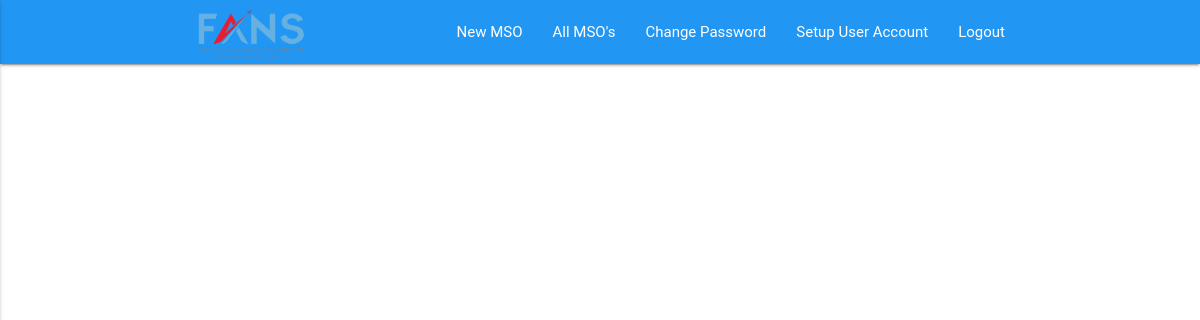
Page /mso/ (signed in) on the earlier database version.
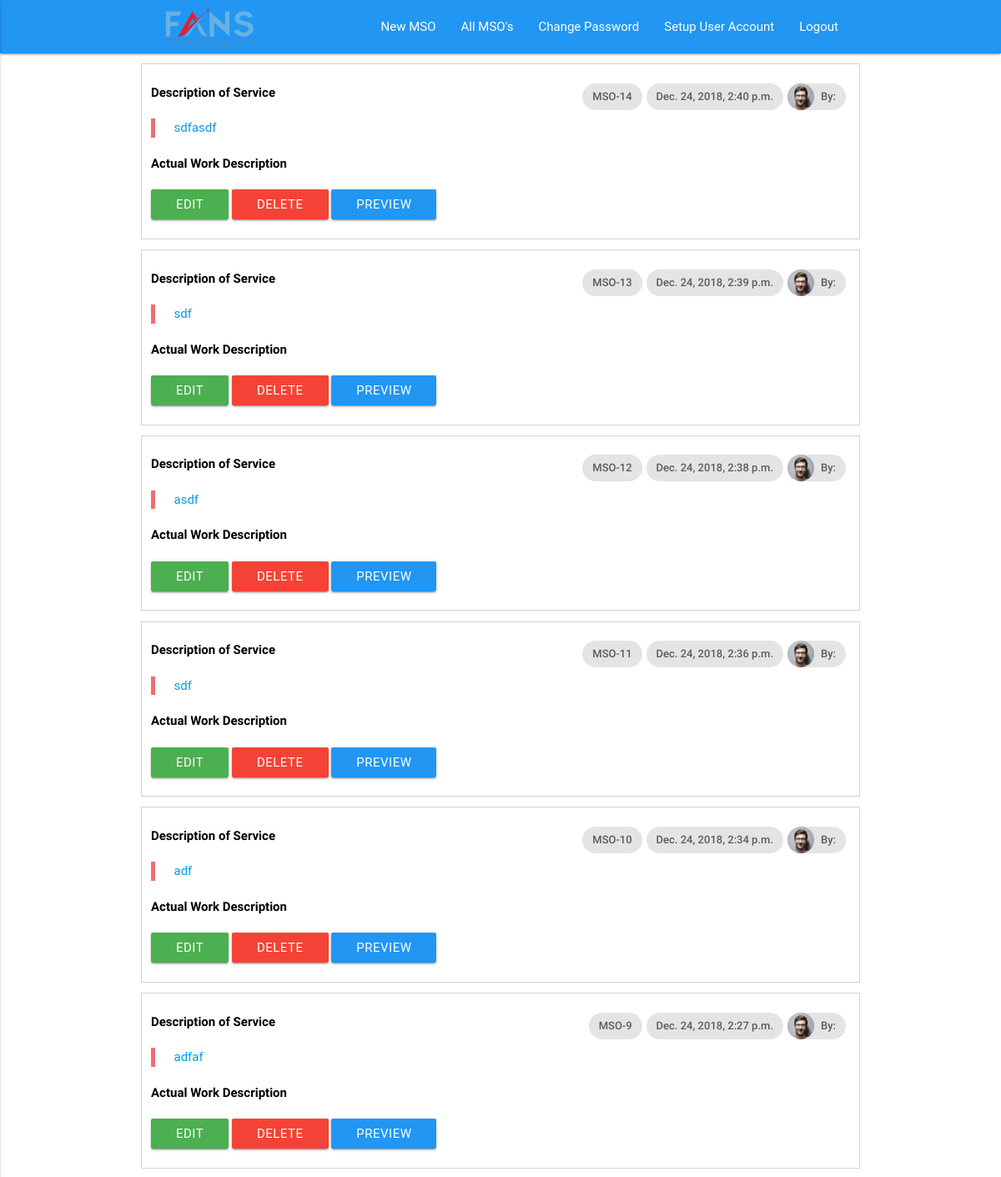
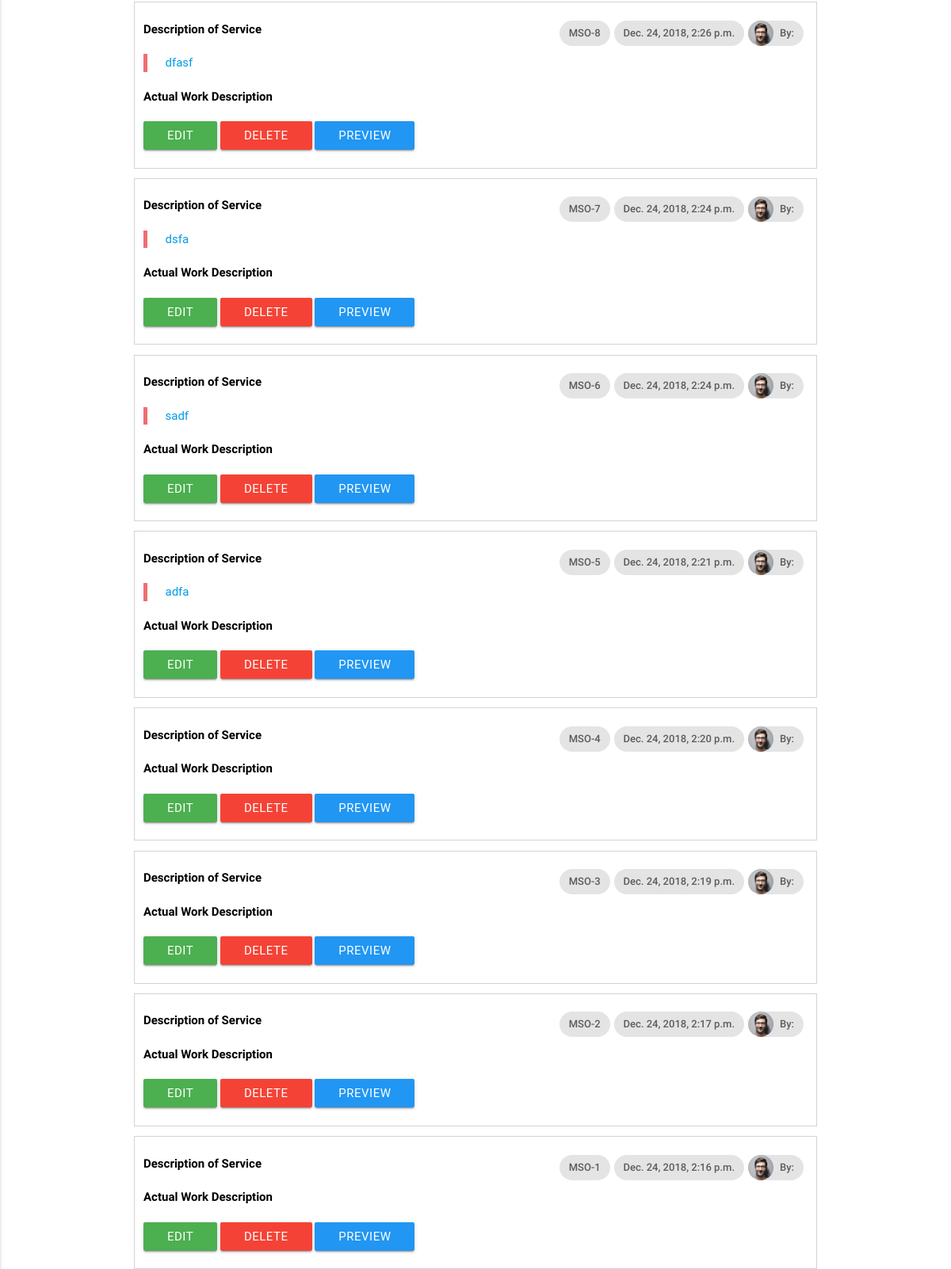
Same page on the later database version (2 pictures, top to bottom).
### mso/models.py (models this page shows, shortened)
class MsoCns(models.Model):
    requested_by = models.CharField(max_length=100, default='')
    section =  models.CharField(max_length=100, default='')
    department_head =  models.CharField(max_length=100, default='')
    location =  models.CharField(max_length=100, default='')
    description_of_service = models.TextField(default='')
    tsm_approval = models.BooleanField(default=False)
    tsm_approval_date = models.DateTimeField(auto_now=False, null=True)
    actual_work_descripition = models.TextField(default='')
    date_started = models.CharField(default='', max_length=50)
    date_completed = models.CharField(default='', max_length=50)
    work_compleated_by = models.TextField(default='')
    id_number = models.CharField(max_length=254, default='')
    supervisor_approval = models.BooleanField(default=False)
    supervisor_approval_date = models.DateTimeField(auto_now=False, null=True)
    posted_on = models.DateTimeField(auto_now=True)
    posted_by = models.EmailField(max_length=254, default='')
    posted_by_name = models.CharField(max_length=254, default='')
    requested_by_other_department = models.BooleanField(default=False)
    completed = models.BooleanField(default=False)

### mso/views.py (the view)
# urls.py: path('', views.all_msos, name='all_msos.html'),
@login_required
def all_msos(request):
    all_msos = MsoCns.objects.all().order_by('-pk')
    current_user_name = helper.get_full_name(request.user)
    print(current_user_name)
    args = {
        'msos': all_msos,
        'current_user_name': str(current_user_name),
         'current_user_email': str(request.user),
    }
    return render(request, 'mso/all_msos.html', args)

### mso/helper.py (called while the page is built)
def get_full_name(email):
    first_name = CustomUser.objects.values_list('first_name', flat=True).filter(email=email)[0].lower()
    last_name = CustomUser.objects.values_list('last_name', flat=True).filter(email=email)[0].lower()
    return first_name.capitalize() + ' ' + last_name.capitalize()

### users/models.py (called while the page is built)
    def __str__(self):
        return self.email

### mso/templates/mso/all_msos.html (shortened to what this page needs)
{% extends 'base.html' %}
{% load static %}
{% block linktag %} <link rel="stylesheet" type="text/css" href="{% static "pages/css/mso.css" %}"> {% endblock linktag %}
{% block navbar-li %}
{% if user.is_authenticated %}
<li>
    <a href="/mso/new">New MSO</a>
</li>
<li>
    <a href="/mso/all">All MSO's</a>
</li>
<li>
    <a href="/accounts/password/change">Change Password</a>
</li>
<li>
    <a href="/user/setup-account">Setup User Account</a>
</li>
<li>
    <a href="/accounts/logout">Logout</a>
</li>
{% endif %}
{% endblock navbar-li %}
{% block content %}
<div class="container">
        {%for mso in msos %}
        <div class="row mso_row" id="r{{mso.id}}">
            <div class="col s12">
                <br>
                <a id="read_mode_a" href="/mso/{{mso.id}}">
                    <div class="chip">
                        <img src="{% static "pages/img/person1.jpg" %}" alt="Contact Person">By: {{ mso.posted_by_name }}
                    </div>
                    <div class="chip">
                        {{mso.posted_on}}
                    </div>
                    <div class="chip">MSO-{{mso.id}}</div>
                    <span class="title mso_title">Description of Service</span>
                    <blockquote>{{mso.description_of_service}}</blockquote>
                    <span class="title mso_title">Actual Work Description</span>
                    </a>
                    <a id="" href="/mso/edit/{{mso.id}}" class="waves-effect waves-light green btn modal-trigger">Edit</a>
                    <a id="{{mso.id}}" href="#" class="delete waves-effect waves-light red btn modal-trigger">Delete</a>
                    <a href="/mso/{{mso.id}}" class="waves-effect waves-light blue btn modal-trigger">Preview</a>
                <br>
                <br>
            </div>
        </div>
        {% endfor %}
</div>
{% endblock content %}

### templates/base.html (shortened to what this page needs)
{% load static %}
<!DOCTYPE html>
<html>
<head>
    <link rel="stylesheet" type="text/css" href="{% static "pages/css/materialize.min.css" %}"  media="screen,projection" />
    <link rel="stylesheet" type="text/css" href="{% static "pages/css/main.css" %}">
    <link rel="stylesheet" type="text/css" href="{% static "pages/css/fans_index_style.css" %}">
    {% block linktag %} {% endblock linktag %}
</head>
<body>
    <div class="navbar-fixed">
        <nav class="blue">
            <div class="container">
                <div class="nav-wrapper">
                    <a href="#home" class="brand-logo">
                      <img src="{% static "pages/img/fans-logo.png" %}"  width="140" height="70">
                    </a>
                    <ul class="right hide-on-med-and-down">
                        {% block navbar-li %}
                        {% endblock navbar-li %}
                    </ul>
                </div>
            </div>
        </nav>
    </div>
    {% block content %}
    {% endblock content %}
</body>
</html>

### pages/static/pages/css/main.css (style rules this page uses)
.mso_row { margin-bottom: 0px; border: 1px solid lightgray; }
.title { font-weight: bold; }
.chip { float: right !important; }
.mso_title { color: black; }

### pages/static/pages/css/mso.css (style rules this page uses)
.mso_row { margin-bottom: 0px; border: 1px solid lightgray; }
.title { font-weight: bold; }
.chip { float: right !important; }
.mso_title { color: black; }

Differences in the rows shown:
added MsoCns: posted_on "Dec. 24, 2018, 2:40 p.m.", id "14", description_of_service "sdfasdf"
added MsoCns: posted_on "Dec. 24, 2018, 2:39 p.m.", id "13", description_of_service "sdf"
added MsoCns: posted_on "Dec. 24, 2018, 2:38 p.m.", id "12", description_of_service "asdf"
added MsoCns: posted_on "Dec. 24, 2018, 2:36 p.m.", id "11", description_of_service "sdf"
added MsoCns: posted_on "Dec. 24, 2018, 2:34 p.m.", id "10", description_of_service "adf"
added MsoCns: posted_on "Dec. 24, 2018, 2:27 p.m.", id "9", description_of_service "adfaf"
added MsoCns: posted_on "Dec. 24, 2018, 2:26 p.m.", id "8", description_of_service "dfasf"
added MsoCns: posted_on "Dec. 24, 2018, 2:24 p.m.", id "7", description_of_service "dsfa"
added MsoCns: posted_on "Dec. 24, 2018, 2:24 p.m.", id "6", description_of_service "sadf"
added MsoCns: posted_on "Dec. 24, 2018, 2:21 p.m.", id "5", description_of_service "adfa"
added MsoCns: posted_on "Dec. 24, 2018, 2:20 p.m.", id "4"
added MsoCns: posted_on "Dec. 24, 2018, 2:19 p.m.", id "3"
added MsoCns: posted_on "Dec. 24, 2018, 2:17 p.m.", id "2"
added MsoCns: posted_on "Dec. 24, 2018, 2:16 p.m.", id "1"
